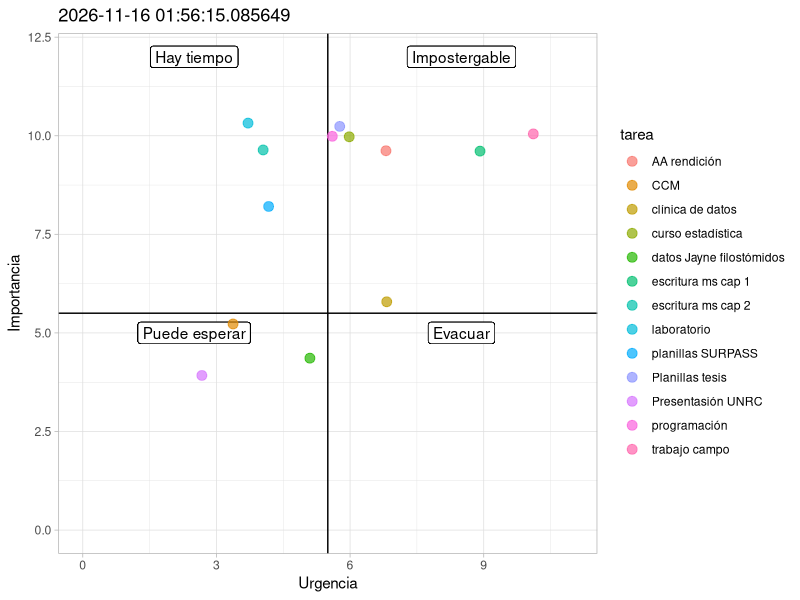

R code for this plot:
## ---- chunk 1
knitr::opts_chunk$set(echo = F, warning = F, message = F)
## ---- chunk 2

library(tibble)

# Escala de importancia va de 0 - 10

tareas <- tribble(
     ~ tarea, ~ importancia, ~ urgencia,
     "escritura ms cap 1", 10, 9,
     "trabajo campo", 10, 10,
     "planillas SURPASS", 8, 4,
     "clínica de datos", 6, 7,
     "curso estadística", 10, 6,
     "programación", 10, 6,
     "datos Jayne filostómidos", 4, 5,
     "laboratorio", 10, 4,
     "AA rendición", 10, 7,
     "escritura ms cap 2", 10, 4,
     "Planillas tesis", 10, 6,
     "Presentasión UNRC", 4, 3,
     "CCM", 5, 3
)

library(ggplot2)


ggplot(tareas, aes(urgencia, importancia)) +
     xlim(c(0, 11)) + ylim(c(0, 12)) +
        geom_vline(xintercept = mean(1:10)) +
        geom_hline(yintercept = mean(1:10)) +
        geom_label(x = mean(0:5.5), y = 12, label = "Hay tiempo") +
        geom_label(x = mean(0:5.5), y = 5, label = "Puede esperar") +
        geom_label(x = mean(5.5:12), y = 12, label = "Impostergable") +
        geom_label(x = mean(5.5:12), y = 5, label = "Evacuar") + 
        geom_jitter(aes(color = tarea), size = 3, alpha = 0.7) + 
        theme_light() +
        labs(x = "Urgencia", y = "Importancia") +
        ggtitle(label = paste(Sys.time()))
        
